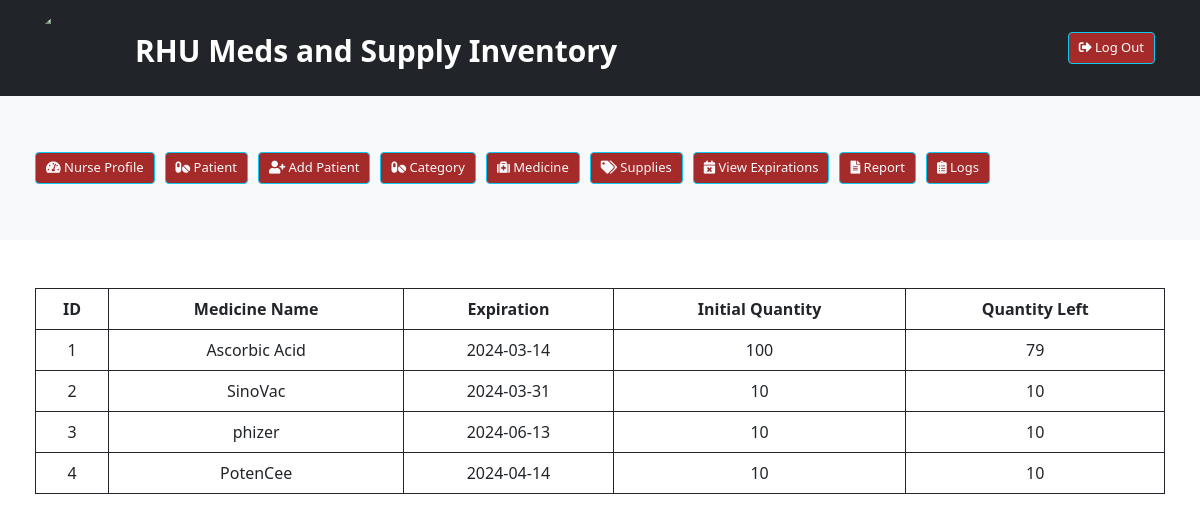
/nmedicine.php, run on the app's committed database.
### tables this page shows
CREATE TABLE `medicinetb` (
  `id` int(11) NOT NULL,
  `medname` varchar(255) NOT NULL,
  `expiration` date NOT NULL,
  `initialqty` int(11) DEFAULT NULL,
  `qtygiventopatient` int(11) NOT NULL,
  `qtyleft` int(11) DEFAULT NULL,
  `category_id` int(11) DEFAULT NULL
);

### nmedicine.php (the view, shortened to what this page needs)
<!DOCTYPE html>
<html>
<head>
    <link href="https://cdn.jsdelivr.net/npm/bootstrap@5.0.2/dist/css/bootstrap.min.css" rel="stylesheet">
    <?php
        include("nurse_dashboard.php"); ?>
</head>
<body>
<div class="container mt-5">
<table class="table table-responsive table-bordered border-dark table-hover text-center ">
    <tr>
        <th>ID</th>
        <th>Medicine Name</th>
        <th>Expiration</th>
        <th>Initial Quantity</th>
        <th>Quantity Left</th>
    </tr>
    </div>
    <?php
    include "dbconfig.php";
    $sql = "SELECT * FROM medicinetb";
    $result = $conn->query($sql);
    if ($result->num_rows > 0) {
        while ($row = $result->fetch_assoc()) {
            $id = $row["id"];
            echo "<tr>";
            echo "<td>" . $id . "</td>";
            echo "<td>" . $row["medname"] . "</td>";
            echo "<td>" . $row["expiration"] . "</td>";
            echo "<td>" . $row["initialqty"] . "</td>";
            echo "<td>" . $row["qtyleft"] . "</td>";
        }
    } else {
        echo "<tr><td colspan='8'>No records found</td></tr>";
    }
    ?>
</body>
</html>

### nurse_dashboard.php (style rules this page uses)
.container { padding: 0 5px; }

### data on the page
medicinetb: id "1", medname "Ascorbic Acid", expiration "2024-03-14", initialqty "100", qtyleft "79"
medicinetb: id "2", medname "SinoVac", expiration "2024-03-31", initialqty "10", qtyleft "10"
medicinetb: id "3", medname "phizer", expiration "2024-06-13", initialqty "10", qtyleft "10"
medicinetb: id "4", medname "PotenCee", expiration "2024-04-14", initialqty "10", qtyleft "10"
